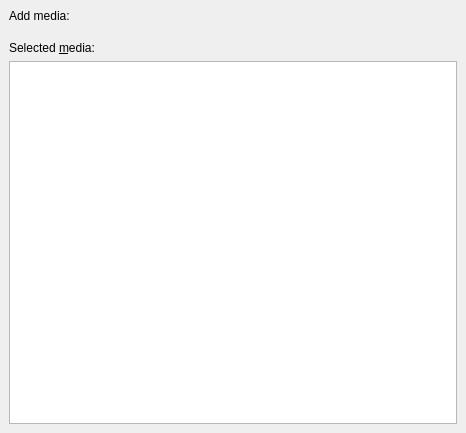
<ui version="4.0" >
 <class>MediaPage</class>
 <widget class="QWidget" name="MediaPage" >
  <property name="geometry" >
   <rect>
    <x>0</x>
    <y>0</y>
    <width>466</width>
    <height>433</height>
   </rect>
  </property>
  <property name="baseSize" >
   <size>
    <width>600</width>
    <height>400</height>
   </size>
  </property>
  <property name="windowTitle" >
   <string>Media</string>
  </property>
  <layout class="QVBoxLayout" >
   <property name="margin" >
    <number>9</number>
   </property>
   <property name="spacing" >
    <number>6</number>
   </property>
   <item>
    <widget class="QLabel" name="addMediaLabel" >
     <property name="text" >
      <string>Add media:</string>
     </property>
    </widget>
   </item>
   <item>
    <widget class="KToolBar" native="1" name="mediaButtons" >
     <property name="sizePolicy" >
      <sizepolicy>
       <hsizetype>13</hsizetype>
       <vsizetype>13</vsizetype>
       <horstretch>0</horstretch>
       <verstretch>0</verstretch>
      </sizepolicy>
     </property>
     <property name="minimumSize" >
      <size>
       <width>0</width>
       <height>32</height>
      </size>
     </property>
    </widget>
   </item>
   <item>
    <widget class="SizeWidget" native="1" name="sizeWidget" />
   </item>
   <item>
    <widget class="QLabel" name="mediaLabel" >
     <property name="text" >
      <string>Selected &amp;media:</string>
     </property>
     <property name="buddy" >
      <cstring>mediaFiles</cstring>
     </property>
    </widget>
   </item>
   <item>
    <widget class="QListView" name="mediaFiles" >
     <property name="focusPolicy" >
      <enum>Qt::StrongFocus</enum>
     </property>
     <property name="contextMenuPolicy" >
      <enum>Qt::CustomContextMenu</enum>
     </property>
     <property name="flow" >
      <enum>QListView::LeftToRight</enum>
     </property>
     <property name="viewMode" >
      <enum>QListView::IconMode</enum>
     </property>
    </widget>
   </item>
  </layout>
 </widget>
 <layoutdefault spacing="6" margin="11" />
 <layoutfunction spacing="KDialog::spacingHint" margin="KDialog::marginHint" />
 <customwidgets>
  <customwidget>
   <class>SizeWidget</class>
   <extends>QWidget</extends>
   <header>sizewidget.h</header>
  </customwidget>
  <customwidget>
   <class>KToolBar</class>
   <extends>QWidget</extends>
   <header>ktoolbar.h</header>
   <container>1</container>
  </customwidget>
 </customwidgets>
 <resources/>
 <connections/>
</ui>
